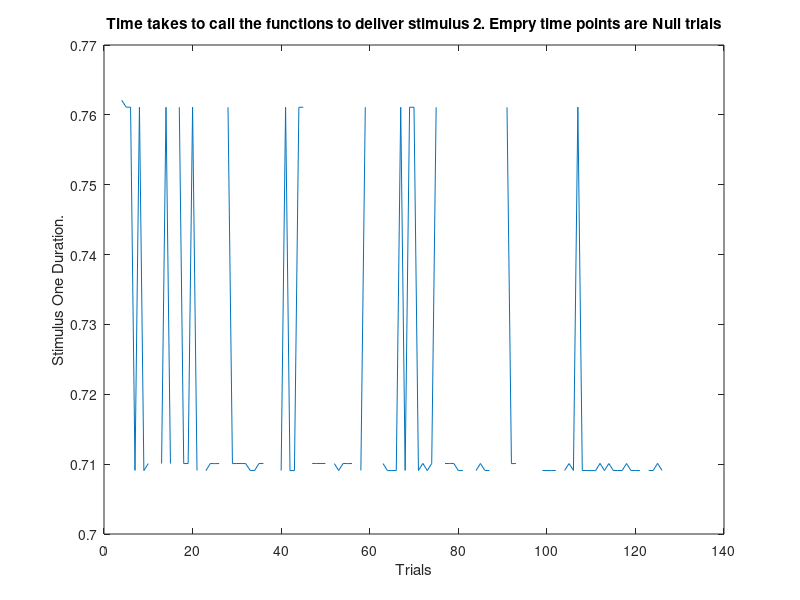

Reproduce this figure in MATLAB.
clear; clc; close;
load('2015-12-18-1000_block1.run1.mat');

% subplot(2,1,1)
% plot(trialOutput.trialDuration);
% title('all Trials')
% xlabel('Trials')
% ylabel('Duration')
% 
% % hold on;
% 
% subplot(2,1,2)
% plot(trialOutput.trialDuration(2:end));
% title('All Trials except 1st')
% xlabel('Trials')
% ylabel('Duration')

% subplot(2,1,1)

% idx = find(trialOutput.stimulusOneDuration < 0);
% trialOutput.stimulusOneDuration(idx) = NaN;
% plot(trialOutput.stimulusOneDuration);
% title('Time takes to call the functions to deliver stimulus 1. Empry time points are Null trials')
% xlabel('Trials')
% ylabel('Stimulus One Duration.')

idx = find(trialOutput.stimulusTwoDuration > 2);
trialOutput.stimulusTwoDuration(idx) = NaN;
plot(trialOutput.stimulusTwoDuration);
title('Time takes to call the functions to deliver stimulus 2. Empry time points are Null trials')
xlabel('Trials')
ylabel('Stimulus One Duration.')


% hold on;
% 
% subplot(2,1,2)
% plot(trialOutput.trialDuration(2:end));
% title('All Trials except 1st')
% xlabel('Trials')
% ylabel('Duration')